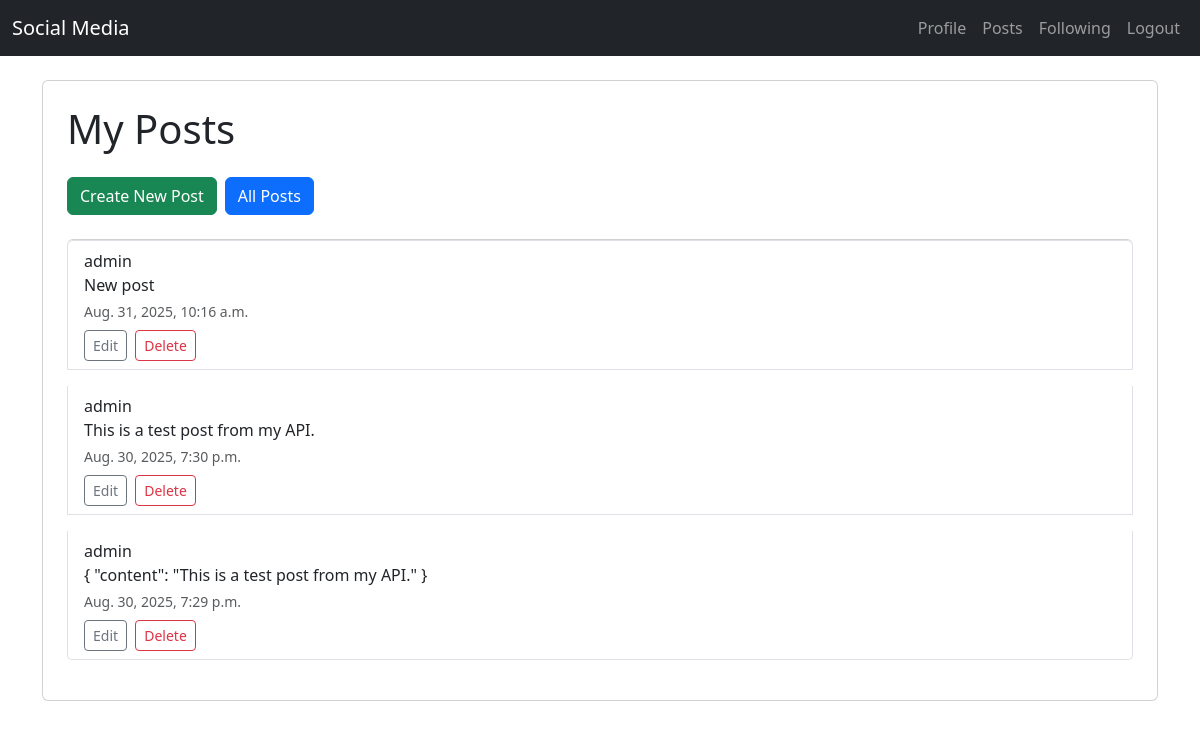
The app's page /posts/my-posts/ (signed in), older data.
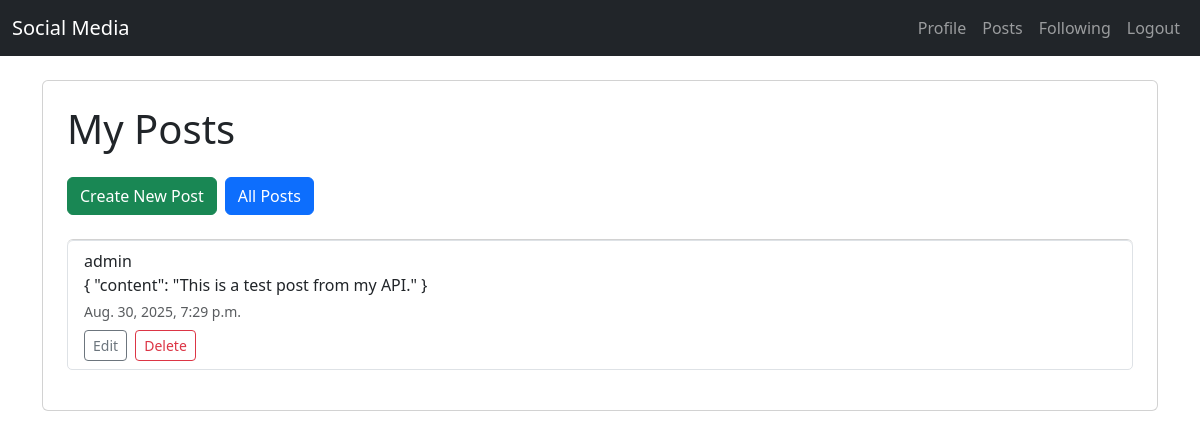
The same page, newer data.
### posts/models.py (models this page shows, shortened)
class Post(models.Model):
    user = models.ForeignKey(User, on_delete=models.CASCADE, related_name='posts')
    content = models.TextField()
    timestamp = models.DateTimeField(auto_now_add=True)
    media = models.FileField(upload_to='posts/', blank=True, null=True)
    class Meta:
        ordering = ['-timestamp']

### posts/views_html.py (the view)
# urls.py: path('my-posts/', my_posts_view, name='my_posts'),
@login_required
def my_posts_view(request):
    my_posts = Post.objects.filter(user=request.user).order_by('-timestamp')
    context = {
        'my_posts': my_posts,
    }
    return render(request, "posts/my_posts.html", context)

### posts/templates/posts/my_posts.html (shortened to what this page needs)
{% extends "base.html" %}
{% block content %}
<div class="card p-4">
    <h1 class="mb-4">My Posts</h1>
    <div class="d-flex mb-4">
        <a href="{% url 'create_post' %}" class="btn btn-success me-2">Create New Post</a>
        <a href="{% url 'post_list' %}" class="btn btn-primary">All Posts</a>
    </div>
    <ul class="list-group">
        {% for post in my_posts %}
        <li class="list-group-item mb-3">
            <div class="post">
                <div class="author">{{ post.user.username }}</div>
                <div class="content">{{ post.content }}</div>
                <small class="text-muted d-block mt-1">{{ post.timestamp }}</small>
                <div class="mt-2">
                    <a href="{% url 'edit_post' post.id %}" class="btn btn-outline-secondary btn-sm me-1">Edit</a>
                    <form method="POST" action="{% url 'delete_post' post.id %}" class="d-inline" onsubmit="return confirm('Are you sure you want to delete this post?');">
                        <button type="submit" class="btn btn-outline-danger btn-sm">Delete</button>
                    </form>
                </div>
            </div>
        </li>
        {% empty %}
        <li class="list-group-item text-muted">No posts yet.</li>
        {% endfor %}
    </ul>
</div>
{% endblock %}

Row changes from the older to the newer data that the page shows:
removed Post: user.username "admin", content "New post", timestamp "Aug. 31, 2025, 10:16 a.m."
removed Post: user.username "admin", content "This is a test post from my API.", timestamp "Aug. 30, 2025, 7:30 p.m."
